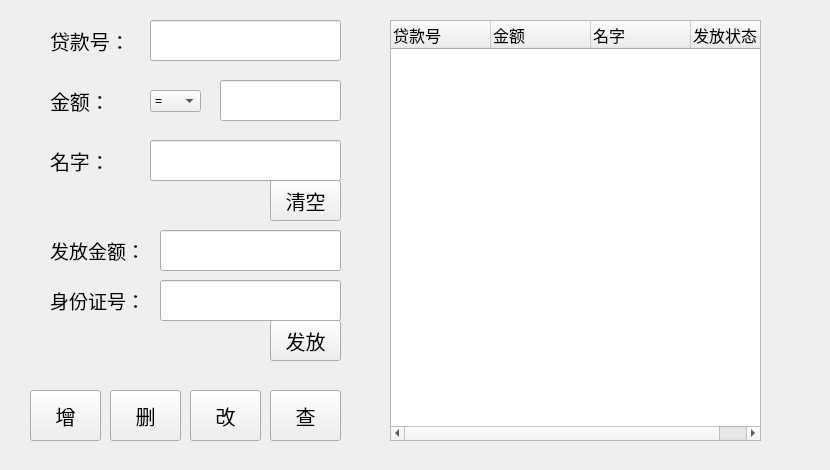
    <widget class="QWidget" name="tab_5">
     <attribute name="title">
      <string>贷款管理</string>
     </attribute>
     <widget class="QWidget" name="widget_17" native="true">
      <property name="geometry">
       <rect>
        <x>10</x>
        <y>0</y>
        <width>811</width>
        <height>461</height>
       </rect>
      </property>
      <widget class="QWidget" name="widget_18" native="true">
       <property name="geometry">
        <rect>
         <x>370</x>
         <y>10</y>
         <width>431</width>
         <height>441</height>
        </rect>
       </property>
       <widget class="QTreeWidget" name="treeWidget_5">
        <property name="geometry">
         <rect>
          <x>10</x>
          <y>10</y>
          <width>371</width>
          <height>421</height>
         </rect>
        </property>
        <column>
         <property name="text">
          <string>贷款号</string>
         </property>
         <property name="font">
          <font>
           <pointsize>12</pointsize>
          </font>
         </property>
        </column>
        <column>
         <property name="text">
          <string>金额</string>
         </property>
         <property name="font">
          <font>
           <pointsize>12</pointsize>
          </font>
         </property>
        </column>
        <column>
         <property name="text">
          <string>名字</string>
         </property>
         <property name="font">
          <font>
           <pointsize>12</pointsize>
          </font>
         </property>
        </column>
        <column>
         <property name="text">
          <string>发放状态</string>
         </property>
         <property name="font">
          <font>
           <pointsize>12</pointsize>
          </font>
         </property>
        </column>
       </widget>
      </widget>
      <widget class="QWidget" name="widget_19" native="true">
       <property name="geometry">
        <rect>
         <x>10</x>
         <y>10</y>
         <width>331</width>
         <height>361</height>
        </rect>
       </property>
       <widget class="QLineEdit" name="lineEdit_18">
        <property name="geometry">
         <rect>
          <x>200</x>
          <y>70</y>
          <width>121</width>
          <height>41</height>
         </rect>
        </property>
        <property name="font">
         <font>
          <pointsize>12</pointsize>
         </font>
        </property>
       </widget>
       <widget class="QLabel" name="label_25">
        <property name="geometry">
         <rect>
          <x>30</x>
          <y>70</y>
          <width>81</width>
          <height>41</height>
         </rect>
        </property>
        <property name="font">
         <font>
          <pointsize>15</pointsize>
         </font>
        </property>
        <property name="text">
         <string>金额：</string>
        </property>
       </widget>
       <widget class="QLabel" name="label_27">
        <property name="geometry">
         <rect>
          <x>30</x>
          <y>10</y>
          <width>81</width>
          <height>41</height>
         </rect>
        </property>
        <property name="font">
         <font>
          <pointsize>15</pointsize>
         </font>
        </property>
        <property name="text">
         <string>贷款号：</string>
        </property>
       </widget>
       <widget class="QLineEdit" name="lineEdit_20">
        <property name="geometry">
         <rect>
          <x>130</x>
          <y>10</y>
          <width>191</width>
          <height>41</height>
         </rect>
        </property>
        <property name="font">
         <font>
          <pointsize>12</pointsize>
         </font>
        </property>
       </widget>
       <widget class="QPushButton" name="pushButton_25">
        <property name="geometry">
         <rect>
          <x>250</x>
          <y>170</y>
          <width>71</width>
          <height>41</height>
         </rect>
        </property>
        <property name="font">
         <font>
          <pointsize>15</pointsize>
         </font>
        </property>
        <property name="text">
         <string>清空</string>
        </property>
       </widget>
       <widget class="QLabel" name="label_28">
        <property name="geometry">
         <rect>
          <x>30</x>
          <y>130</y>
          <width>91</width>
          <height>41</height>
         </rect>
        </property>
        <property name="font">
         <font>
          <pointsize>15</pointsize>
         </font>
        </property>
        <property name="text">
         <string>名字：</string>
        </property>
       </widget>
       <widget class="QLineEdit" name="lineEdit_21">
        <property name="geometry">
         <rect>
          <x>130</x>
          <y>130</y>
          <width>191</width>
          <height>41</height>
         </rect>
        </property>
        <property name="font">
         <font>
          <pointsize>12</pointsize>
         </font>
        </property>
       </widget>
       <widget class="QComboBox" name="comboBox_6">
        <property name="geometry">
         <rect>
          <x>130</x>
          <y>80</y>
          <width>51</width>
          <height>22</height>
         </rect>
        </property>
        <item>
         <property name="text">
          <string>=</string>
         </property>
        </item>
        <item>
         <property name="text">
          <string>!=</string>
         </property>
        </item>
        <item>
         <property name="text">
          <string>&gt;</string>
         </property>
        </item>
        <item>
         <property name="text">
          <string>&lt;</string>
         </property>
        </item>
       </widget>
       <widget class="QLineEdit" name="lineEdit_23">
        <property name="geometry">
         <rect>
          <x>140</x>
          <y>220</y>
          <width>181</width>
          <height>41</height>
         </rect>
        </property>
        <property name="font">
         <font>
          <pointsize>12</pointsize>
         </font>
        </property>
       </widget>
       <widget class="QPushButton" name="pushButton_30">
        <property name="geometry">
         <rect>
          <x>250</x>
          <y>310</y>
          <width>71</width>
          <height>41</height>
         </rect>
        </property>
        <property name="font">
         <font>
          <pointsize>15</pointsize>
         </font>
        </property>
        <property name="text">
         <string>发放</string>
        </property>
       </widget>
       <widget class="QLabel" name="label_29">
        <property name="geometry">
         <rect>
          <x>30</x>
          <y>220</y>
          <width>111</width>
          <height>41</height>
         </rect>
        </property>
        <property name="font">
         <font>
          <pointsize>14</pointsize>
         </font>
        </property>
        <property name="text">
         <string>发放金额：</string>
        </property>
       </widget>
       <widget class="QLineEdit" name="lineEdit_24">
        <property name="geometry">
         <rect>
          <x>140</x>
          <y>270</y>
          <width>181</width>
          <height>41</height>
         </rect>
        </property>
        <property name="font">
         <font>
          <pointsize>12</pointsize>
         </font>
        </property>
       </widget>
       <widget class="QLabel" name="label_30">
        <property name="geometry">
         <rect>
          <x>30</x>
          <y>270</y>
          <width>111</width>
          <height>41</height>
         </rect>
        </property>
        <property name="font">
         <font>
          <pointsize>14</pointsize>
         </font>
        </property>
        <property name="text">
         <string>身份证号：</string>
        </property>
       </widget>
      </widget>
      <widget class="QWidget" name="widget_20" native="true">
       <property name="geometry">
        <rect>
         <x>10</x>
         <y>380</y>
         <width>331</width>
         <height>71</height>
        </rect>
       </property>
       <widget class="QPushButton" name="pushButton_26">
        <property name="geometry">
         <rect>
          <x>10</x>
          <y>10</y>
          <width>71</width>
          <height>51</height>
         </rect>
        </property>
        <property name="font">
         <font>
          <pointsize>15</pointsize>
         </font>
        </property>
        <property name="text">
         <string>增</string>
        </property>
       </widget>
       <widget class="QPushButton" name="pushButton_27">
        <property name="geometry">
         <rect>
          <x>90</x>
          <y>10</y>
          <width>71</width>
          <height>51</height>
         </rect>
        </property>
        <property name="font">
         <font>
          <pointsize>15</pointsize>
         </font>
        </property>
        <property name="text">
         <string>删</string>
        </property>
       </widget>
       <widget class="QPushButton" name="pushButton_28">
        <property name="geometry">
         <rect>
          <x>170</x>
          <y>10</y>
          <width>71</width>
          <height>51</height>
         </rect>
        </property>
        <property name="font">
         <font>
          <pointsize>15</pointsize>
         </font>
        </property>
        <property name="text">
         <string>改</string>
        </property>
       </widget>
      </widget>
      <widget class="QPushButton" name="pushButton_29">
       <property name="geometry">
        <rect>
         <x>260</x>
         <y>390</y>
         <width>71</width>
         <height>51</height>
        </rect>
       </property>
       <property name="font">
        <font>
         <pointsize>15</pointsize>
        </font>
       </property>
       <property name="text">
        <string>查</string>
       </property>
      </widget>
     </widget>
    </widget>
